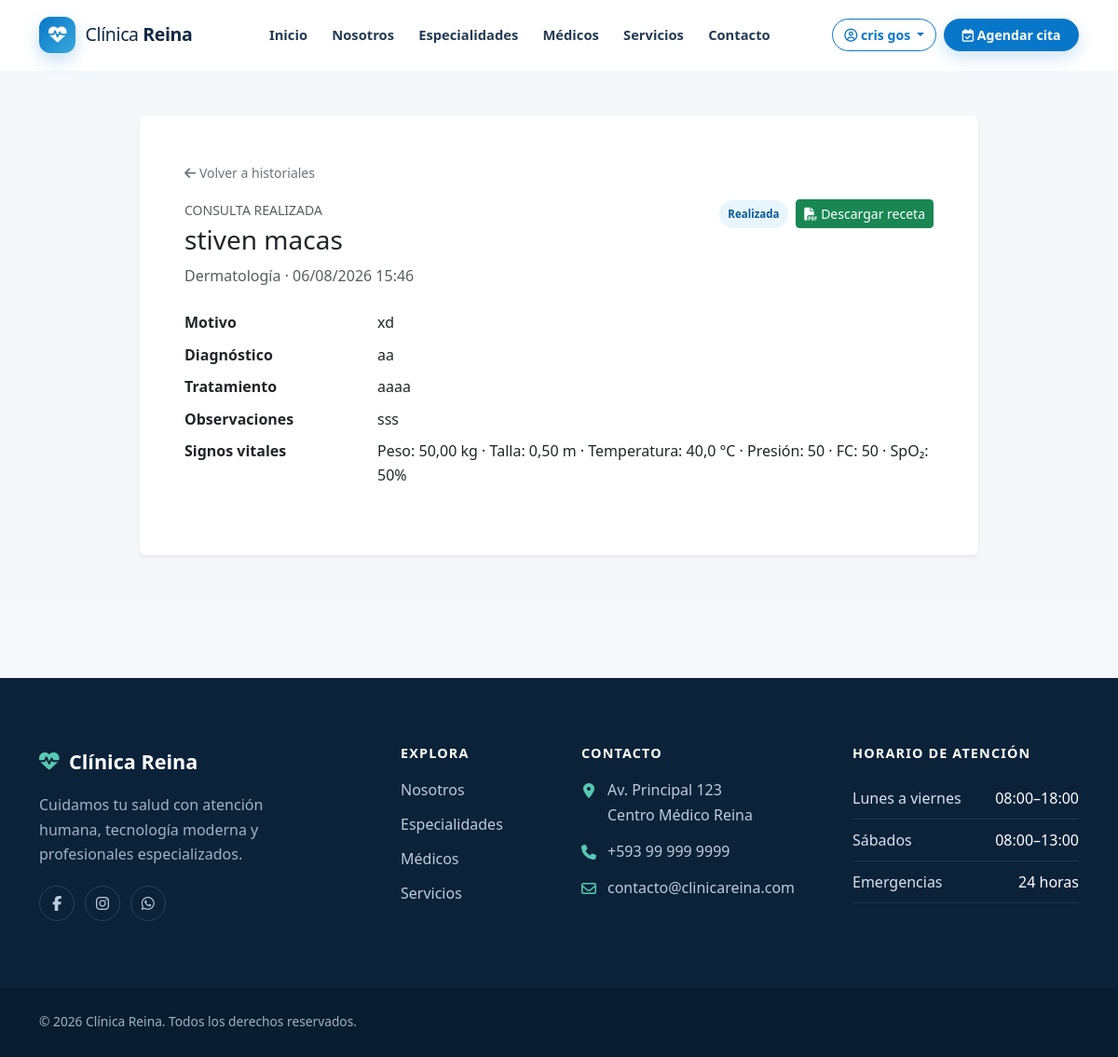
The app's page /historial/mis-historiales/1/ (signed in) with its own data.
### apps/historial/models.py (models this page shows, shortened)
class HistorialClinico(models.Model):
    cita = models.OneToOneField("citas.Cita", on_delete=models.PROTECT, related_name="historial_clinico")
    medico = models.ForeignKey("medicos.Medico", on_delete=models.PROTECT, related_name="historiales")
    paciente = models.ForeignKey("auth.User", on_delete=models.PROTECT, related_name="historiales_clinicos")
    motivo_consulta = models.TextField(max_length=1000, blank=True)
    peso = models.DecimalField(max_digits=5, decimal_places=2, null=True, blank=True, help_text="Kilogramos")
    talla = models.DecimalField(max_digits=4, decimal_places=2, null=True, blank=True, help_text="Metros")
    temperatura = models.DecimalField(max_digits=4, decimal_places=1, null=True, blank=True, help_text="°C")
    presion_arterial = models.CharField(max_length=20, blank=True)
    frecuencia_cardiaca = models.PositiveSmallIntegerField(null=True, blank=True, help_text="Latidos por minuto")
    saturacion_oxigeno = models.PositiveSmallIntegerField(null=True, blank=True, help_text="Porcentaje")
    diagnostico = models.TextField(max_length=3000, blank=True)
    tratamiento = models.TextField(max_length=3000, blank=True)
    observaciones = models.TextField(max_length=2000, blank=True)
    finalizado = models.BooleanField(default=False)
    atendida_en = models.DateTimeField(auto_now_add=True)
    actualizado_en = models.DateTimeField(auto_now=True)
    class Meta:
        ordering = ("-atendida_en",)
        verbose_name = "Historial clínico"
        verbose_name_plural = "Historias clínicas"

### apps/citas/models.py (models this page shows, shortened)
class Cita(models.Model):
    PENDIENTE = "PENDIENTE"
    CONFIRMADA = "CONFIRMADA"
    CANCELADA = "CANCELADA"
    ATENDIDA = "ATENDIDA"
    REAGENDADA = "REAGENDADA"
    ESTADOS = [
        (PENDIENTE, "Pendiente"),
        (CONFIRMADA, "Confirmada"),
        (REAGENDADA, "Reagendada"),
        (ATENDIDA, "Realizada"),
        (CANCELADA, "Cancelada"),
    ]
    paciente = models.ForeignKey(settings.AUTH_USER_MODEL, on_delete=models.PROTECT, related_name="citas")
    medico = models.ForeignKey("medicos.Medico", on_delete=models.PROTECT, related_name="citas")
    especialidad = models.ForeignKey("especialidades.Especialidad", on_delete=models.PROTECT, related_name="citas")
    fecha = models.DateField()
    hora = models.TimeField()
    motivo = models.TextField(max_length=500)
    estado = models.CharField(max_length=12, choices=ESTADOS, default=PENDIENTE)
    creado_en = models.DateTimeField(auto_now_add=True)
    recordatorio_whatsapp_enviado = models.BooleanField(default=False)
    fecha_recordatorio_whatsapp = models.DateTimeField(null=True, blank=True)
    whatsapp_message_id = models.CharField(max_length=255, blank=True)
    estado_recordatorio_whatsapp = models.CharField(max_length=30, blank=True)
    error_recordatorio_whatsapp = models.TextField(blank=True)
    class Meta:
        ordering = ("fecha", "hora")
        constraints = [
            models.UniqueConstraint(
                fields=("medico", "fecha", "hora"),
                condition=~models.Q(estado="CANCELADA"),
                name="cita_medico_fecha_hora_activa_unica",
            )
        ]

### apps/especialidades/models.py (models this page shows, shortened)
class Especialidad(models.Model):
    nombre = models.CharField(
        max_length=100,
        unique=True,
        verbose_name="Nombre"
    )
    descripcion = models.TextField(
        verbose_name="Descripción",
        blank=True
    )
    imagen = models.ImageField(
        upload_to="especialidades/",
        blank=True,
        null=True,
        verbose_name="Imagen"
    )
    activo = models.BooleanField(
        default=True,
        verbose_name="Activo"
    )
    fecha_creacion = models.DateTimeField(
        auto_now_add=True
    )
    class Meta:
        verbose_name = "Especialidad"
        verbose_name_plural = "Especialidades"
        ordering = [
            "nombre"
        ]

### apps/historial/views.py (the view)
# urls.py: path("mis-historiales/<int:pk>/", views.detalle_historial, name="detalle_historial"),
@solo_medico
def detalle_historial(request, pk):
    medico = get_object_or_404(Medico, usuario=request.user, activo=True)
    historial = get_object_or_404(
        HistorialClinico.objects.select_related("paciente", "cita", "cita__especialidad"),
        pk=pk, medico=medico, finalizado=True,
    )
    return render(request, "historial/detalle_historial.html", {"historial": historial})

### apps/usuarios/models.py (called while the page is built)
    @property
    def es_administrador(self):
        return self.rol == self.Rol.ADMIN or self.usuario.is_superuser

### templates/historial/detalle_historial.html
{% extends "base.html" %}{% load static %}{% block title %}Historial clínico | Clínica Reina{% endblock %}{% block css %}<link rel="stylesheet" href="{% static 'css/roles_dashboard.css' %}">{% endblock %}
{% block content %}<section class="role-dashboard"><div class="container py-5"><div class="card border-0 shadow-sm mx-auto" style="max-width:900px"><div class="card-body p-4 p-lg-5"><a href="{% url 'historial:mis_historiales' %}" class="link-secondary small"><i class="fa-solid fa-arrow-left"></i> Volver a historiales</a><div class="d-flex flex-wrap justify-content-between align-items-start gap-3 mt-3 mb-4"><div><p class="text-uppercase text-muted small mb-1">Consulta realizada</p><h1 class="h3">{{ historial.paciente.get_full_name|default:historial.paciente.username }}</h1><p class="text-muted mb-0">{{ historial.cita.especialidad.nombre }} · {{ historial.atendida_en|date:'d/m/Y H:i' }}</p></div><div class="d-flex flex-wrap gap-2"><span class="status-badge status-atendida align-self-center">Realizada</span>{% if historial.receta %}<a class="btn btn-sm btn-success" href="{% url 'recetas:descargar' historial.receta.pk %}"><i class="fa-solid fa-file-pdf me-1"></i>Descargar receta</a>{% else %}<a class="btn btn-sm btn-primary" href="{% url 'recetas:emitir' historial.pk %}"><i class="fa-solid fa-file-medical me-1"></i>Emitir receta</a>{% endif %}</div></div><dl class="row"><dt class="col-md-3">Motivo</dt><dd class="col-md-9">{{ historial.motivo_consulta }}</dd><dt class="col-md-3">Diagnóstico</dt><dd class="col-md-9">{{ historial.diagnostico }}</dd><dt class="col-md-3">Tratamiento</dt><dd class="col-md-9">{{ historial.tratamiento }}</dd><dt class="col-md-3">Observaciones</dt><dd class="col-md-9">{{ historial.observaciones|default:'Sin observaciones' }}</dd><dt class="col-md-3">Signos vitales</dt><dd class="col-md-9">Peso: {{ historial.peso|default:'—' }} kg · Talla: {{ historial.talla|default:'—' }} m · Temperatura: {{ historial.temperatura|default:'—' }} °C · Presión: {{ historial.presion_arterial|default:'—' }} · FC: {{ historial.frecuencia_cardiaca|default:'—' }} · SpO₂: {{ historial.saturacion_oxigeno|default:'—' }}%</dd></dl></div></div></div></section>{% endblock %}

### templates/componentes/navbar.html (shortened to what this page needs)
{% load socialaccount %}
<nav class="clinic-navbar navbar navbar-expand-xl sticky-top" aria-label="Navegación principal" data-navbar>
  <div class="container">
    <a class="clinic-navbar__brand navbar-brand" href="{% url 'pagina:inicio' %}" aria-label="Clínica Reina, inicio">
      <span class="clinic-navbar__logo" aria-hidden="true"><i class="fa-solid fa-heart-pulse"></i></span>
      <span>Clínica <strong>Reina</strong></span>
    </a>
    <div class="collapse navbar-collapse" id="menuNavbar">
      <ul class="navbar-nav mx-xl-auto">
        <li class="nav-item"><a class="nav-link" href="{% url 'pagina:inicio' %}">Inicio</a></li>
        <li class="nav-item"><a class="nav-link" href="{% url 'pagina:nosotros' %}">Nosotros</a></li>
        <li class="nav-item"><a class="nav-link" href="{% url 'pagina:especialidades' %}">Especialidades</a></li>
        <li class="nav-item"><a class="nav-link" href="{% url 'pagina:medicos' %}">Médicos</a></li>
        <li class="nav-item"><a class="nav-link" href="{% url 'pagina:servicios' %}">Servicios</a></li>
        <li class="nav-item"><a class="nav-link" href="{% url 'pagina:contacto' %}">Contacto</a></li>
      </ul>
      <div class="clinic-navbar__actions d-flex flex-column flex-xl-row align-items-xl-center gap-2">
        {% if user.is_authenticated %}
          <div class="dropdown">
            <button class="btn clinic-user-menu dropdown-toggle" type="button" data-bs-toggle="dropdown" aria-expanded="false">
              <i class="fa-regular fa-circle-user" aria-hidden="true"></i>
              <span>{{ user.get_full_name|default:user.username }}</span>
            </button>
          </div>
        {% endif %}
        <a href="{% url 'citas:agendar' %}" class="btn clinic-appointment-btn"><i class="fa-regular fa-calendar-check" aria-hidden="true"></i> Agendar cita</a>
      </div>
    </div>
  </div>
</nav>

### static/css/variables.css (style rules this page uses)
:root { --color-primary: #0877c9; --color-primary-dark: #075a98; --color-primary-soft: #e9f5fd; --color-secondary: #64748b; --color-success: #1f9d7a; --color-success-soft: #e7f7f1; --color-danger: #dc3545; --color-dark: #102a43; --color-background: #f6f9fc; --color-surface: #ffffff; --color-text: #243b53; --color-muted: #627d98; --color-border: #d9e2ec; --font-family: "Segoe UI", Roboto, "Helvetica Neue", Arial, sans-serif; --radius-sm: .5rem; --radius-md: 1rem; --radius-lg: 1.5rem; --radius-pill: 999px; --shadow-sm: 0 4px 14px rgb(16 42 67 / 7%); --shadow-md: 0 14px 36px rgb(16 42 67 / 12%); --shadow-lg: 0 24px 60px rgb(16 42 67 / 16%); --space-xs: .5rem; --space-sm: .75rem; --space-md: 1rem; --space-lg: 1.5rem; --space-xl: 2.5rem; --transition-fast: 180ms ease; --transition-normal: 320ms ease; --navbar-height: 76px; }

### static/css/base.css (style rules this page uses)
html { scroll-behavior: smooth; scroll-padding-top: calc(var(--navbar-height) + 1rem); }
body { min-height: 100vh; display: flex; flex-direction: column; margin: 0; overflow-x: hidden; color: var(--color-text); background: var(--color-background); font-family: var(--font-family); line-height: 1.65; text-rendering: optimizeLegibility; }
h1, h2, h3, h4, h5, h6 { color: var(--color-dark); font-weight: 700; line-height: 1.2; text-wrap: balance; }
p { text-wrap: pretty; }
a { color: var(--color-primary); text-decoration: none; transition: color var(--transition-fast); }
section { position: relative; }

### static/css/navbar.css (style rules this page uses)
.clinic-navbar { min-height: var(--navbar-height); padding-block: .75rem; background: rgb(255 255 255 / 96%); border-bottom: 1px solid transparent; backdrop-filter: blur(14px); transition: min-height var(--transition-normal), box-shadow var(--transition-normal), border-color var(--transition-normal); }
.clinic-navbar__brand { display: inline-flex; align-items: center; gap: .65rem; color: var(--color-dark); font-size: 1.22rem; letter-spacing: -.02em; }
.clinic-navbar__logo { display: inline-grid; width: 2.45rem; height: 2.45rem; place-items: center; color: #fff; background: linear-gradient(135deg, var(--color-primary), #39a9db); border-radius: .75rem; box-shadow: 0 7px 18px rgb(8 119 201 / 24%); }
.clinic-navbar .nav-link { position: relative; margin-inline: .1rem; padding: .65rem .72rem !important; color: var(--color-text); font-size: .92rem; font-weight: 600; }
.clinic-navbar .nav-link::after { position: absolute; right: .7rem; bottom: .35rem; left: .7rem; height: 2px; content: ""; background: var(--color-primary); transform: scaleX(0); transition: transform var(--transition-fast); }
.clinic-navbar__actions .btn { white-space: nowrap; border-radius: var(--radius-pill); font-size: .88rem; font-weight: 700; }
.clinic-login-btn, .clinic-user-menu { color: var(--color-primary); background: transparent; border-color: var(--color-primary); }
.clinic-appointment-btn { padding-inline: 1.15rem; color: #fff; background: var(--color-primary); border-color: var(--color-primary); box-shadow: 0 7px 18px rgb(8 119 201 / 20%); }

### static/css/roles_dashboard.css (style rules this page uses)
.role-dashboard { min-height: 70vh; background: #f5f8fb; }
.status-badge { display: inline-block; padding: .32rem .6rem; border-radius: 2rem; font-size: .72rem; font-weight: 700; }
.status-atendida { color: #075a98; background: #e9f5fd; }

### records on screen
HistorialClinico: paciente.get_full_name "stiven macas", cita.especialidad.nombre "Dermatología", atendida_en "06/08/2026 15:46", motivo_consulta "xd", diagnostico "aa", tratamiento "aaaa", observaciones "sss", peso "50,00", talla "0,50", temperatura "40,0", presion_arterial "50", frecuencia_cardiaca "50", saturacion_oxigeno "50"

### other values on screen
{{ user.get_full_name|default:user.username }} "cris gos"
